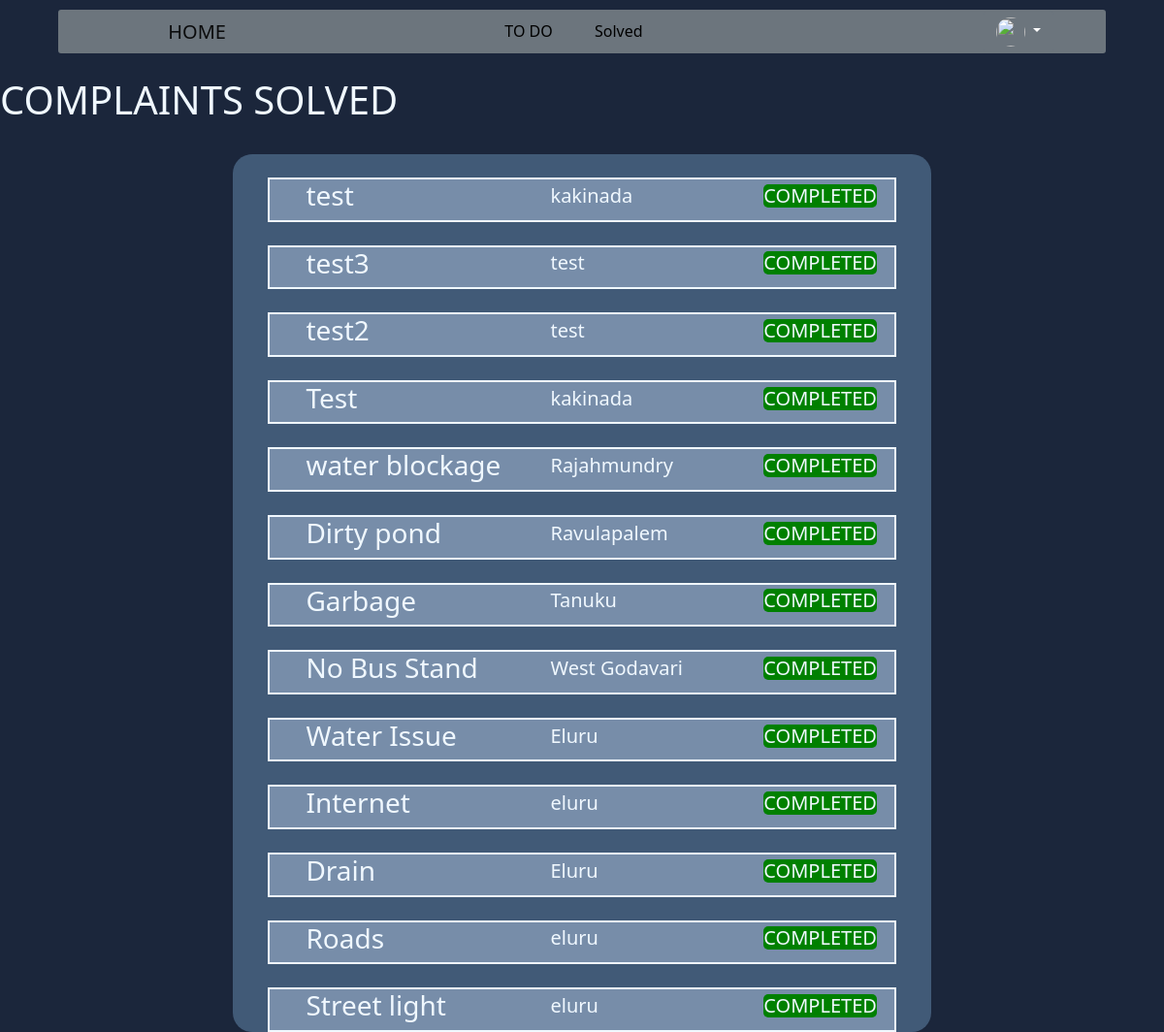
/pro2app1/solved (signed in), run on the app's committed database.
### pro2app/models.py (models this page shows, shortened)
class Complaints(models.Model):
    user = models.ForeignKey(
        User, on_delete=models.CASCADE, null=False, blank=False)
    complaint_name = models.CharField(max_length=15)
    complaint_image = models.ImageField(
        upload_to='media/complaintpics', blank=False)
    complaint_description = models.TextField()
    city = models.CharField(max_length=40)
    location = models.TextField(default='null')
    phone = models.DecimalField(decimal_places=0, max_digits=10)
    likes = models.DecimalField(decimal_places=0, max_digits=10, default=0)
    dislikes = models.DecimalField(decimal_places=0, max_digits=10, default=0)
    solved = models.BooleanField(default=False)
    liked_users = models.ManyToManyField(
        User, blank=True, related_name='liked_complaints')
    disliked_users = models.ManyToManyField(
        User, blank=True, related_name='disliked_complaints')

### pro2app/views.py (the view)
# urls.py: path('solved', views.solved, name='solved'),
def solved(request):
    if request.user.is_authenticated:
        todocomplaints = Complaints.objects.filter(solved=True)
        todocomplaints = todocomplaints[::-1]
        return render(request, 'solved.html', {'todocomplaints': todocomplaints})
    return user_login(request)

### templates/solved.html (shortened to what this page needs)
{% extends "headbase.html" %} {% block body_block %} {% load static %}
<head>
</head>
<br>
<h1> COMPLAINTS SOLVED</h1>
<br>
<div class="box">
  {% for com in todocomplaints %}
  <br />
  <div class="todo1">
    <a href="{% url 'tododes' com.pk %}" class="item">
      <h3>{{ com.complaint_name }}</h1>
    </a>
    <h5 class="item">{{ com.city }}</h3>
    <h5 class="'item" class="item btn-primary" style="text-align: center; margin-right: 2%; border-radius: 5px; background-color: green;"> COMPLETED </h5>
  </div>
  {% endfor %}
</div>
{% endblock %}

### templates/headbase.html (style rules this page uses)
body { background-color: #415a77; color: white; }

### templates/solved.html (style rules this page uses)
body { color: aliceblue; background-color:#1b263b; }
.todo1 { display: flex; justify-content: space-evenly; align-items: center; border: 2px solid ; margin-right: 5%; margin-left: 5%; background-color:#778da9; overflow: auto; }
.item { flex-basis: 33.33%; margin-left: 5%; text-decoration: none; color: aliceblue; }
.box { background-color: #415a77; width: 60%; margin-left: 20%; margin-right: 20%; overflow: auto; border-radius: 20px; }

### data on the page
Complaints: complaint_name "test", city "kakinada"
Complaints: complaint_name "test3", city "test"
Complaints: complaint_name "test2", city "test"
Complaints: complaint_name "Test", city "kakinada"
Complaints: complaint_name "water blockage", city "Rajahmundry"
Complaints: complaint_name "Dirty pond", city "Ravulapalem"
Complaints: complaint_name "Garbage", city "Tanuku"
Complaints: complaint_name "No Bus Stand", city "West Godavari"
Complaints: complaint_name "Water Issue", city "Eluru"
Complaints: complaint_name "Internet", city "eluru"
Complaints: complaint_name "Drain", city "Eluru"
Complaints: complaint_name "Roads", city "eluru"
Complaints: complaint_name "Street light", city "eluru"
